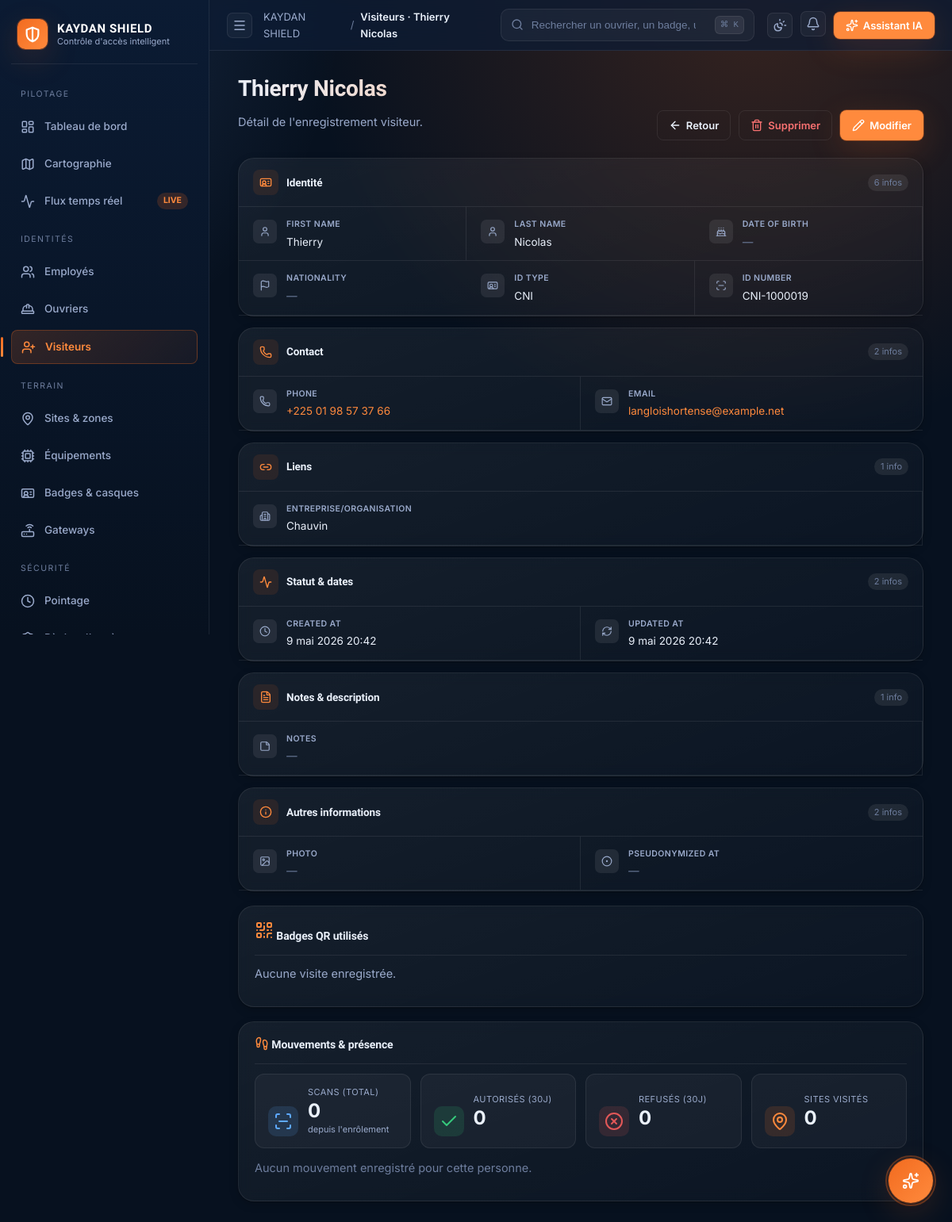
The app's page /visitors-mng/20/ (signed in) with its own data.
### visitors/models.py (models this page shows)
class Visitor(UUIDModel, TimeStampedModel):
    ID_TYPE_CHOICES = [
        ("cni", "CNI"), ("passport", "Passeport"),
        ("driver_license", "Permis de conduire"), ("residence", "Carte de séjour"),
    ]
    tenant = models.ForeignKey("core.Tenant", on_delete=models.CASCADE, related_name="visitors")
    first_name = models.CharField(max_length=120)
    last_name = models.CharField(max_length=120)
    date_of_birth = models.DateField(null=True, blank=True)
    nationality = models.CharField(max_length=80, blank=True)
    id_type = models.CharField(max_length=16, choices=ID_TYPE_CHOICES, default="cni")
    id_number = models.CharField(max_length=64, blank=True, db_index=True)
    phone = models.CharField(max_length=32, blank=True)
    email = models.EmailField(blank=True)
    company = models.CharField("Entreprise/Organisation", max_length=180, blank=True)
    photo = models.ImageField(upload_to="visitors/photos/", null=True, blank=True)
    notes = models.TextField(blank=True)
    pseudonymized_at = models.DateTimeField(null=True, blank=True)
    class Meta:
        ordering = ["-created_at"]
        indexes = [models.Index(fields=["tenant", "id_number"])]
    def __str__(self): return f"{self.first_name} {self.last_name}"

### administration/crud_views.py (the view)
    class _Detail(AdminContextMixin, DetailView):
        template_name = detail_template or "administration/_detail.html"
        def get_context_data(self, **kwargs):
            ctx = super().get_context_data(**kwargs)
            ctx["page_title"] = f"{entity_label} · {self.object}"
            ctx["fields"] = self._build_fields()
            ctx["update_url"] = reverse(f"admin-{_url_key}-update", args=[self.object.pk])
            ctx["delete_url"] = reverse(f"admin-{_url_key}-delete", args=[self.object.pk])
            ctx["url_key"] = _url_key
            if detail_context_extras is not None:
                try:
                    extras = detail_context_extras(self, ctx) or {}
                    ctx.update(extras)
                except Exception:
                    import logging
                    logging.getLogger(__name__).exception(
                        "detail_context_extras failed for %s", _url_key,
                    )
            return ctx
        def _build_fields(self):
            from collections import OrderedDict
            grouped = OrderedDict()
            for key, _, _ in _CATEGORY_META:
                grouped[key] = []
            for f in self.object._meta.get_fields():
                fname = getattr(f, "name", None)
                if not fname or fname in _HIDDEN_FIELDS:
                    continue
                if f.is_relation and f.many_to_many:
                    try:
                        vals = list(getattr(self.object, fname).all()[:5])
                        val = ", ".join(str(v) for v in vals) if vals else None
                    except Exception:
                        val = None
                elif f.is_relation and f.one_to_many:
                    continue  # reverse relations affichées via context_extras
                elif f.is_relation:
                    try: val = getattr(self.object, fname, None)
                    except Exception: val = None
                else:
                    val = getattr(self.object, fname, None)
                getter = f"get_{fname}_display"
                if hasattr(self.object, getter):
                    try: val = getattr(self.object, getter)()
                    except Exception: pass
                if hasattr(f, "verbose_name"):
                    label = str(f.verbose_name).capitalize()
                else:
                    label = fname.replace("_", " ").capitalize()
                category = _CATEGORY_BY_FIELD.get(fname, "other")
                icon = _ICON_BY_FIELD.get(fname, "circle-dot")
                grouped[category].append({
                    "label": label, "value": val, "icon": icon,
                    "raw_name": fname,
                })
            sections = []
            for key, title, sec_icon in _CATEGORY_META:
                items = grouped.get(key) or []
                if items:
                    sections.append({"key": key, "title": title,
                                      "icon": sec_icon, "items": items})
            return sections

### accounts/rbac.py (called while the page is built, shortened)
def user_permissions(user) -> set[str]:
    if not user or not user.is_authenticated:
        return set()
    if user.is_superuser:
        return {"*"}

### administration/crud_views.py (called while the page is built)
    def dispatch(self, request, *args, **kwargs):
        if not request.user.is_authenticated:
            from urllib.parse import urlencode
            from django.shortcuts import redirect
            return redirect(f"/auth/login/?{urlencode({'next': request.get_full_path()})}")
        return super().dispatch(request, *args, **kwargs)

    def get_context_data(self, **kwargs):
        ctx = super().get_context_data(**kwargs)
        ctx.update({
            "active_nav": self.active_nav,
            "page_title": self.page_title,
            "breadcrumb": self.breadcrumb or self.page_title,
            "list_url_name": self.list_url_name,
            "entity_label": self.entity_label,
            "entity_label_plural": self.entity_label_plural,
            "open_alerts_count": self._safe_count("antifraud", "FraudAlert", status="open"),
        })
        try:
            from accounts.rbac import user_permissions
            ctx["user_perms"] = user_permissions(self.request.user)
        except Exception:
            ctx["user_perms"] = set()
        return ctx

    @staticmethod
    def _safe_count(app_label, model_name, **filters):
        try:
            from django.apps import apps
            return apps.get_model(app_label, model_name).objects.filter(**filters).count()
        except Exception:
            return 0

### templates/administration/visitor_detail.html
{% extends "administration/_detail.html" %}
{% block content %}
  {{ block.super }}
  <section class="card mt-2" style="margin-top:18px">
    <div class="card-title"><h3><i data-lucide="qr-code" style="color:var(--ks-orange-400)"></i> Badges QR utilisés</h3></div>
    {% with assignments=object.visit_requests.all %}
      {% if assignments %}
        <p class="text-muted" style="font-size:13px">{{ assignments|length }} demande(s) de visite enregistrée(s).</p>
        <div class="row gap-2" style="flex-wrap:wrap">
          {% for vr in assignments|slice:":6" %}
            {% for ba in vr.badge_assignments.all %}
              <div style="flex:0 0 auto">
                {% include "administration/_partials/badge_card.html" with badge=ba.badge %}
                <div class="text-dim" style="text-align:center;font-size:11px;margin-top:4px">Visite du {{ vr.scheduled_at|date:"d/m/Y"|default:vr.created_at|date:"d/m/Y" }}</div>
              </div>
            {% endfor %}
          {% endfor %}
        </div>
      {% else %}<p class="text-muted">Aucune visite enregistrée.</p>{% endif %}
    {% endwith %}
  </section>
  {% include "administration/_partials/movement_timeline.html" %}
{% endblock %}

### templates/administration/_detail.html (shortened to what this page needs)
{% extends "layout/base.html" %}
{% load static %}
{% block page_subtitle %}Détail de l'enregistrement {{ entity_label|lower }}.{% endblock %}
{% block breadcrumb %}{{ entity_label_plural }} · {{ object }}{% endblock %}
{% block page_actions %}
  <a class="btn btn-ghost" href="{% url list_url_name %}">
    <i data-lucide="arrow-left" style="width:16px;height:16px"></i> Retour
  </a>
  <a class="btn btn-ghost" href="{{ delete_url }}" style="color:var(--danger)">
    <i data-lucide="trash-2" style="width:16px;height:16px"></i> Supprimer
  </a>
  <a class="btn btn-primary" href="{{ update_url }}">
    <i data-lucide="pencil" style="width:16px;height:16px"></i> Modifier
  </a>
{% endblock %}
{% block content %}
{% if fields %}
  {% for section in fields %}
  <section class="card info-section" style="padding:0">
    <header class="info-section-head">
      <div class="head-icon">
        <i data-lucide="{{ section.icon }}" style="width:16px;height:16px"></i>
      </div>
      <h3>{{ section.title }}</h3>
      <span class="count">{{ section.items|length }} info{{ section.items|length|pluralize }}</span>
    </header>
    <div class="info-grid">
      {% for item in section.items %}
      <div class="info-item">
        <div class="icon-wrap">
          <i data-lucide="{{ item.icon }}" style="width:14px;height:14px"></i>
        </div>
        <div style="flex:1;min-width:0">
          <span class="label">{{ item.label }}</span>
          <div class="value{% if item.value is None or item.value == '' %} empty{% endif %}">
            {% if item.value is None or item.value == '' %}
              —
            {% elif item.value is True %}
              <span class="pill pill-success">Oui</span>
            {% elif item.value is False %}
              <span class="pill pill-muted">Non</span>
            {% elif item.raw_name == 'email' or item.raw_name == 'contact_email' %}
              <a href="mailto:{{ item.value }}">{{ item.value }}</a>
            {% elif item.raw_name == 'phone' or item.raw_name == 'contact_phone' or item.raw_name == 'emergency_contact_phone' %}
              <a href="tel:{{ item.value }}">{{ item.value }}</a>
            {% elif item.raw_name == 'logo' or item.raw_name == 'photo' or item.raw_name == 'id_document' %}
              {% if item.value.url %}<img src="{{ item.value.url }}" alt="">{% else %}{{ item.value }}{% endif %}
            {% else %}
              {{ item.value }}
            {% endif %}
          </div>
        </div>
      </div>
      {% endfor %}
    </div>
  </section>
  {% endfor %}
{% else %}
  <section class="card" style="padding:24px;text-align:center;color:var(--text-dim)">
    Aucune information à afficher.
  </section>
{% endif %}
{% endblock %}

### templates/layout/base.html (style rules this page uses)
:root { --ks-navy-900: #07111F; --ks-navy-800: #0B1B33; --ks-navy-700: #122749; --ks-navy-600: #1B3563; --ks-orange-500: #F26B1F; --ks-orange-400: #FF8A3D; --ks-orange-100: #FFE6D4; --ks-blue-300: #6FA8FF; --ks-mint-400: #2DD4BF; --ks-rose-400: #FB7185; --ks-amber-400: #FBBF24; --bg: #07111F; --bg-elev: #0E1C33; --bg-elev-2: #142546; --surface: rgba(255,255,255,0.04); --surface-strong: rgba(255,255,255,0.08); --border: rgba(255,255,255,0.08); --border-strong: rgba(255,255,255,0.16); --text: #EAF1FB; --text-muted: #9AAACB; --text-dim: #6E7E9E; --success: #34D399; --warning: #FBBF24; --danger: #F87171; --info: #60A5FA; --sidebar-w: 264px; --sidebar-w-collapsed: 76px; --topbar-h: 64px; --radius-sm: 8px; --radius: 14px; --radius-lg: 20px; --radius-xl: 28px; --shadow-1: 0 1px 2px rgba(0,0,0,.25), 0 4px 12px rgba(0,0,0,.18); --shadow-2: 0 8px 30px rgba(0,0,0,.28), 0 2px 6px rgba(0,0,0,.18); --shadow-glow: 0 0 0 1px rgba(242,107,31,.35), 0 12px 40px rgba(242,107,31,.18); --grad-brand: linear-gradient(135deg, #F26B1F 0%, #FF8A3D 100%); --grad-navy: linear-gradient(180deg, #0B1B33 0%, #07111F 100%); --grad-card: linear-gradient(160deg, rgba(255,255,255,.06) 0%, rgba(255,255,255,.02) 100%); --grad-aurora: radial-gradient(80% 60% at 80% 0%, rgba(242,107,31,.20), transparent 60%), radial-gradient(60% 50% at 0% 0%, rgba(111,168,255,.18), transparent 60%); }
* { box-sizing: border-box; }
html, body { height: 100%; }
body { margin: 0; font-family: 'Inter', system-ui, -apple-system, Segoe UI, Roboto, sans-serif; font-size: 14.5px; line-height: 1.55; color: var(--text); background: var(--bg); background-image: var(--grad-aurora); background-attachment: fixed; -webkit-font-smoothing: antialiased; text-rendering: optimizeLegibility; }
h1,h2,h3,h4 { font-family: 'Sora', 'Inter', sans-serif; letter-spacing: -.01em; margin: 0 0 .35em; }
h3 { font-size: 1.05rem; font-weight: 600; }
p { color: var(--text-muted); margin: 0 0 .8em; }
a { color: var(--ks-orange-400); text-decoration: none; }
.btn { display: inline-flex; align-items: center; gap: 8px; padding: 10px 16px; border-radius: 10px; font-weight: 600; font-size: 13.5px; cursor: pointer; border: 1px solid transparent; transition: all .18s; white-space: nowrap; }
.btn-primary { background: var(--grad-brand); color: #fff; box-shadow: var(--shadow-glow); }
.btn-ghost { background: var(--surface); color: var(--text); border-color: var(--border); }
.card { background: var(--grad-card); border: 1px solid var(--border); border-radius: var(--radius-lg); box-shadow: var(--shadow-1); padding: 18px 20px; backdrop-filter: blur(8px); }
.card-title { display:flex; align-items:center; justify-content:space-between; margin-bottom: 12px; }
.card-title h3 { margin: 0; }
.mt-2 { margin-top: 14px; }
.text-muted { color: var(--text-muted); }
.card-title { display: flex; align-items: center; gap: 10px; padding-bottom: 12px; border-bottom: 1px solid var(--border); margin-bottom: 14px; }
.card-title h3 { margin: 0; font-size: 14px; font-weight: 700; }
.btn { display: inline-flex; align-items: center; gap: 6px; padding: 8px 14px; border-radius: 8px; font-size: 13px; font-weight: 600; cursor: pointer; border: 1px solid transparent; background: var(--surface); color: var(--text); text-decoration: none; transition: background .12s, border-color .12s; font-family: inherit; }
.btn-primary { background: var(--ks-orange-400); color: white; }
.btn-ghost { background: transparent; border: 1px solid var(--border); }
.card-title { display: flex; align-items: center; justify-content: space-between; margin-bottom: 12px; }
.card-title h3 { margin: 0; font-size: 14px; }

### records on screen
Visitor: first_name+last_name "Thierry Nicolas", value "Thierry" "Nicolas" "CNI-1000019" "Chauvin" "9 mai 2026 20:42" "9 mai 2026 20:42", value "+225 01 98 57 37 66", value "langloishortense@example.net"

### other values on screen
{{ entity_label_plural }} "Visiteurs"
{{ entity_label|lower }} "visiteur"
{{ section.title }} "Identité" "Contact" "Liens" "Statut & dates" "Notes & description" "Autres informations"
{{ section.items|length }} "6" "2" "1" "2" "1" "2"
{{ item.label }} "FIRST NAME" "LAST NAME" "DATE OF BIRTH" "NATIONALITY" "ID TYPE" "ID NUMBER" "PHONE" "EMAIL" "ENTREPRISE/ORGANISATION" "CREATED AT" "UPDATED AT" "NOTES" "PHOTO" "PSEUDONYMIZED AT"
{{ item.value }} "CNI"
{{ movement_total }} "0"
{{ movement_granted_30d }} "0"
{{ movement_denied_30d }} "0"
{{ sites_visited|length }} "0"
